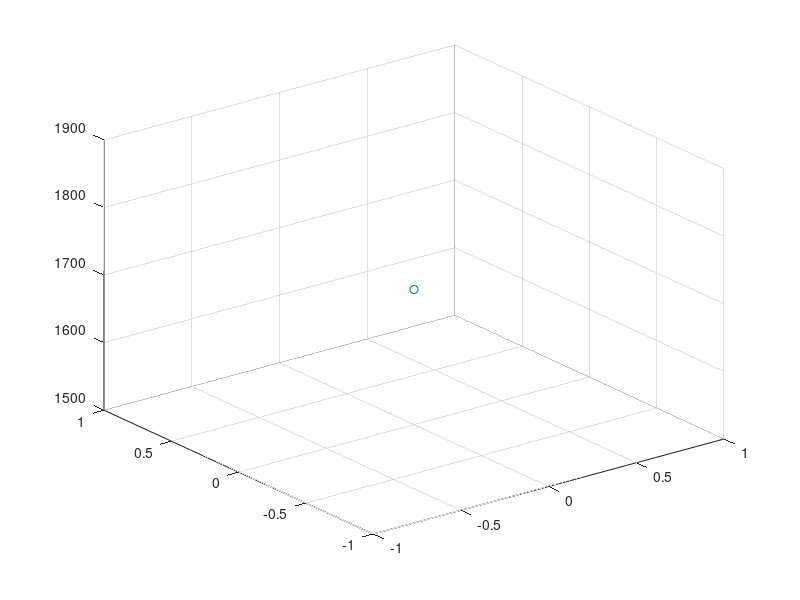

Recreate this plot in MATLAB. (Note: this script raises an error after producing the figure.)
close all
clear
clc

algoParam.start = [103.735289, 39.56, 1700, deg2rad(90), deg2rad(0)]; % 经纬高、航向角（和x轴夹角）、俯仰角
algoParam.goal = [103.665, 39.56, 2000, deg2rad(180), deg2rad(0)];
algoParam.mapRef.LongitudeLimits = [0 1]; 
algoParam.mapRef.LatitudeLimits = [0, 1];
algoParam.resolutionMP = 100;

figure
scatter3(0, 0, algoParam.start(3));
hold on
for i = 1 : 500
    sample = ChooseSample(algoParam, 3827.58405825896, 1.922735572511179e+03, 10);
    scatter3(sample(1), sample(2), sample(3))
end
hold off
grid on
xlabel('x')
ylabel('y')

p = [1;0;0];
yaw = pi;
pitch = pi/6;
Lyaw = [cos(yaw) -sin(yaw) 0;sin(yaw) cos(yaw) 0;0 0 1];
Lpitch = [cos(pitch) 0 -sin(pitch);0 1 0;sin(pitch) 0 cos(pitch)];
pnew = Lyaw*Lpitch*p

